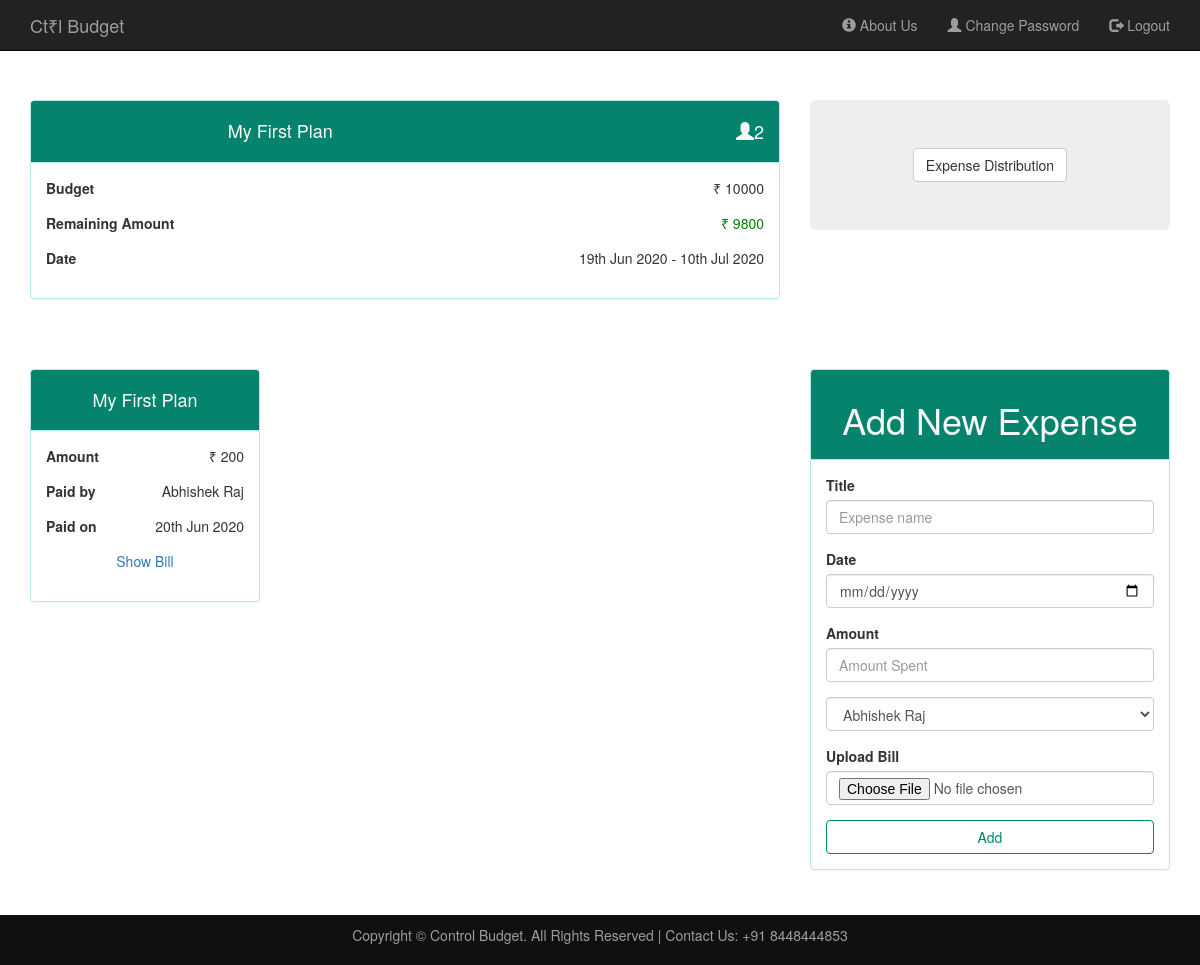
Screenshot of /Final_Project/view_plan.php?plan_id=1 (signed in) with the database file from the repository.
### tables this page shows
CREATE TABLE IF NOT EXISTS `plans` (
  `id` int(20) NOT NULL AUTO_INCREMENT,
  `title` text NOT NULL,
  `start` date NOT NULL,
  `end` date NOT NULL,
  `budget` int(10) NOT NULL,
  `no_of_people` int(11) NOT NULL,
  `user_id` int(11) NOT NULL,
  PRIMARY KEY (`id`),
  KEY `user_id` (`user_id`)
);

CREATE TABLE IF NOT EXISTS `expense` (
  `id` int(11) NOT NULL AUTO_INCREMENT,
  `name` text NOT NULL,
  `date` date NOT NULL,
  `amount` int(11) NOT NULL,
  `person` text NOT NULL,
  `bill` text DEFAULT NULL,
  `user_id` int(11) NOT NULL,
  `plan_id` int(11) NOT NULL,
  PRIMARY KEY (`id`),
  KEY `user_id` (`user_id`),
  KEY `plan_id` (`plan_id`)
);

### Final_Project/view_plan.php (the view, shortened to what this page needs)
<?php
require 'includes/common.php';
if(!isset($_SESSION['email'])){
    header('location:index.php');
}
else{
    $user_id=$_SESSION['id'];
    $plan_id=$_GET['plan_id'];
?>
<!DOCTYPE html>
<html>
    <head>
        <link rel="stylesheet" href="https://maxcdn.bootstrapcdn.com/bootstrap/3.3.7/css/bootstrap.min.css" >
        <link rel="stylesheet" type="text/css" href="style.css">
    </head>
    <body>
        <?php
        include 'includes/header.php';
        ?>
        <div class="container" style="margin-top:100px; margin-bottom: 50px;">
            <div class="row">
                <div class="col-xs-12 col-sm-6 col-md-8">
                    <?php
                    $select_query="SELECT * FROM plans WHERE plans.id=$plan_id ;";
                    $select_query_result=mysqli_query($con, $select_query)
                            or die(mysqli_error($con));
                    $plan= mysqli_fetch_array($select_query_result);
                    $title=$plan['title'];
                    $budget=$plan['budget'];
                    $from=$plan['start'];
                    $from= date_create($from);
                    $from= date_format($from, 'jS M Y');
                    $to=$plan['end'];
                    $to= date_create($to);
                    $to= date_format($to, 'jS M Y');
                    $no_of_people=$plan['no_of_people'];
                    $expenses=0;
                    $select_query1="SELECT amount FROM expense WHERE expense.user_id=$user_id AND expense.id=$plan_id ;";
                    $select_query_result1=mysqli_query($con, $select_query1)
                        or die(mysqli_error($con));
                    while ($row = mysqli_fetch_array($select_query_result1)) {
                        $amount=$row['amount'];
                        $expenses+=$amount;
                    }
                    $remaining_amount=$budget-$expenses;
                    ?>
                    <div class='panel panel-info'>
                        <div class="panel-heading" style="background-color: #05836D; color: #f8f8f8">
                            <div class="row">
                                <div style="text-align: center" class="col-xs-10 col-sm-8">
                                    <h4><?php echo $title ?></h4>
                                </div>
                                <div class="col-xs-2 col-sm-4">
                                    <h4 style="float: right" ><span class="glyphicon glyphicon-user"></span><?php echo $no_of_people ?><h4>
                                </div>
                            </div>
                        </div>
                        <div class="panel-body">
                            <div class="form-group">
                                <strong>Budget</strong>
                                <p style="float:right">₹ <?php echo $budget ?></p>
                            </div>
                            <?php
                            if($remaining_amount==0){
                            ?>
                                <div class="form-group">
                                    <strong>Remaining Amount</strong>
                                        <p style="float:right; color: #000000">₹ <?php echo $remaining_amount ?></p>
                                </div>
                            <?php
                                }
                            elseif ($remaining_amount>0) {
                            ?>
                                <div class="form-group">
                                    <strong>Remaining Amount</strong>
                                        <p style="float:right; color:#008000 ">₹ <?php echo $remaining_amount ?></p>
                                </div>
                            <?php
                                }
                            ?>
                            <div class="form-group">
                                <strong>Date</strong>
                                <p style="float:right;" ><?php echo $from." - ".$to ?> </p>
                            </div>
                        </div>
                    </div>
                </div>
                <div class="col-xs-12 col-sm-6 col-md-4">
                    <center class="jumbotron">
                    <a href="expense_distribution_page.php?plan_id=<?php echo $plan_id ?>" class="btn btn-default">Expense Distribution</a>
                    </center>
                </div>
            </div>
        </div>
        <div class="container" style="margin-bottom:75px;">
            <div class="row">
                <div class="col-xs-12 col-sm-6 col-md-8">
                    <div class="row">
                    <?php
                    $select_query2="SELECT * FROM expense WHERE expense.user_id=$user_id AND expense.plan_id=$plan_id ;";
                    $select_query_result2=mysqli_query($con, $select_query2)
                        or die(mysqli_error($con));
                    while ($row = mysqli_fetch_array($select_query_result2)) {
                        $title=$row['name'];
                        $amount=$row['amount'];
                        $paid_by=$row['person'];
                        $paid_on=$row['date'];
                        $paid_on= date_create($paid_on);
                        $paid_on= date_format($paid_on, 'jS M Y');
                        $bill=$row['bill'];
                        ?>
                        <div class="col-xs-12 col-md-4 col-sm-6 ">
                            <div class='panel panel-info'>
                                <div class="panel-heading" style="background-color: #05836D; color: #f8f8f8">
                                    <h4 style="text-align:center;"><?php echo $title ?></h4>
                                </div>
                                <div class="panel-body">
                                    <div class="form-group">
                                        <strong>Amount</strong>
                                        <p style="float:right">₹ <?php echo $amount ?></p>
                                    </div>
                                    <div class="form-group">
                                        <strong>Paid by</strong>
                                        <p style="float:right"><?php echo $paid_by ?></p>
                                    </div>
                                    <div class="form-group">
                                        <strong>Paid on</strong>
                                        <p style="float:right;" ><?php echo $paid_on ?> </p>
                                    </div>
                                    <div class="form-group">
                                        <?php
                                        if($bill==NULL){  ?>
                                            <center style="color:blue">
                                                <p>You don't have bill</p>
                                            </center>
                                        <?php
                                        }
                                        else{  ?>
                                            <center style="color:blue">
                                                <a href="show_bill_script.php?plan_id=<?php echo $plan_id ?>&&bill=<?php echo $bill ?>">Show Bill</a>
                                            </center>
                                        <?php
                                        }
                                        ?>
                                    </div>
                                </div>
                            </div>
                        </div>
                    <?php
                    }
                        ?>
                    </div>
                </div>
                <div class="col-xs-12 col-sm-6 col-md-4">
                    <div class="panel panel-info">
                        <div class="panel-heading" style="background-color: #05836D; color: #f8f8f8">
                            <h1 class='text-center'>Add New Expense</h1>
                        </div>
                        <div class="panel-body">
                            <form action="add_new_expense_script.php?plan_id=<?php echo $plan_id ?>" method="post" enctype="multipart/form-data">
                                <div class='form-group'>
                                    <label for="title">Title</label>
                                    <input type="text" id="title" class="form-control" name='title' placeholder='Expense name' required="true">
                                </div>
                                <div class='form-group'>
                                    <label for="date">Date</label>
                                    <input type="date" id="date" class="form-control" name='paid_on' required="true">
                                </div>
                                <div class='form-group'>
                                    <label for="amount">Amount</label>
                                    <input type="int" id="amount" class="form-control" name='paid_amount' placeholder="Amount Spent" required="true">
                                </div>
                                <?php
                                    $select_query1="SELECT name FROM person WHERE person.user_id=$user_id AND person.plan_id=$plan_id ;";
                                    $select_query_result1=mysqli_query($con, $select_query1)
                                            or die(mysqli_error($con));
                                ?>
                                <div class='form-group'>
                                    <select class="form-control" name="paid_by">
                                        <?php
                                        while ($row = mysqli_fetch_array($select_query_result1)) {
                                            $person=$row['name'];
                                        ?>
                                        <option><?php echo $person ?></option>
                                        <?php
                                        }
                                        ?>
                                    </select>
                                </div>
                                <div class='form-group'>
                                    <label for="file">Upload Bill</label>
                                    <input type="file" id="file" class="form-control" name='file'>
                                </div>
                                <input id="i" type='submit' name="submit" value="Add" class="btn btn-default btn-block ">
                            </form>
                        </div>
                    </div>
                </div>
            </div>
        </div>
        <?php
        include 'includes/footer.php';
        ?>
    </body>
</html>
<?php
    }
?>

### Final_Project/includes/header.php (shortened to what this page needs)
<div class="container">
    <nav class="navbar navbar-inverse navbar-fixed-top">
        <div class="container">
            <div class="navbar-header">
                <a class="navbar-brand" href="index.php">Ct₹l Budget</a>
            </div>
            <div class="collapse navbar-collapse" id="myNavbar">
                <ul class="nav navbar-nav navbar-right">
                    <?php
                        if(isset($_SESSION['email'])){
                    ?>
                            <li><a href="aboutus.php" ><span class="glyphicon glyphicon-info-sign"></span> About Us</a></li>
                            <li><a href="change_password.php" ><span class="glyphicon glyphicon-user"></span> Change Password</a></li>
                            <li><a href="logout.php" ><span class="glyphicon glyphicon-log-out"></span> Logout</a></li>
                    <?php
                        }
                        else{
                    ?>
                        <li><a href="aboutus.php" ><span class="glyphicon glyphicon-info-sign"></span> About Us</a></li>
                        <li><a href="signup.php" ><span class="glyphicon glyphicon-user"></span> Sign Up</a></li>
                        <li><a href="login.php" ><span class="glyphicon glyphicon-log-in"></span> Login</a></li>
                    <?php
                        }
                    ?>
                </ul>
            </div>
        </div>
    </nav>
</div>

### Final_Project/includes/footer.php
<footer>
    <div class="container">
        <center>
            <p>Copyright © Control Budget. All Rights Reserved | Contact Us: +91 8448444853</p>
        </center>
    </div>
</footer>

### Final_Project/style.css (style rules this page uses)
footer { position: fixed; left: 0; margin-top:75px; padding:10px 0; background-color: #101010; color:#9d9d9d; bottom:0; width:100%; }

### Final_Project/view_plan.php (style rules this page uses)
#i { color: #05836D; border-color: #05836D; }

### rows the page displays
plans: title "My First Plan", no_of_people "2", budget "10000", budget "9800", start "19th Jun 2020", end "10th Jul 2020"
expense: name "My First Plan", amount "200", person "Abhishek Raj", date "20th Jun 2020"

### other values shown
form field paid_by "Abhishek Raj"
